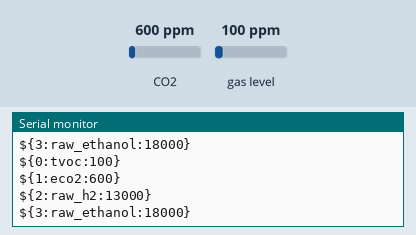
The sketch below on a simulated Arduino Uno, built with avr-gcc and run on an emulated ATmega328P. Shown: the last lines printed to the serial monitor. The inputs (shaded band) are chosen by the test bench; at power-on: CO2 600 ppm, gas level 100 ppm.

Above: at 1.8 s.
1.9 s: CO2 set to 452 ppm
At 2.8 s:
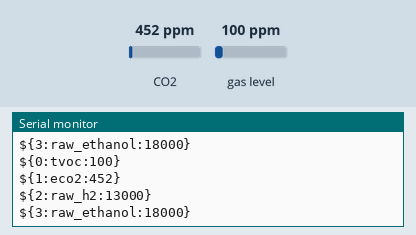
3.4 s: gas level set to 20 ppm
4.9 s: CO2 set to 1050 ppm
At 5.6 s:
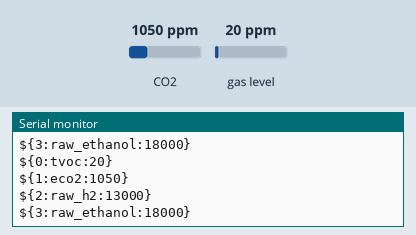
Timing chart, 0 to 7.9 s (numbered marks = the images above; inputs shaded):
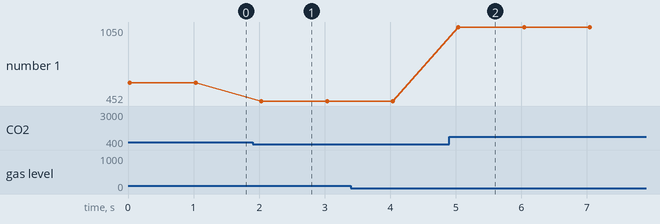

Measured:
- after the input at 1.9 s, the serial monitor: prints a new line after 0.13 s (image 1)
- after the input at 4.9 s, the serial monitor: prints a new line after 0.14 s (image 2)
- plotted number 1: 600 → 452 after the input at 1.9 s, 452 → 1050 after the input at 4.9 s

The sketch:

air_quality_demo.ino
```cpp
#include <Wire.h>
#include "Adafruit_SGP30.h"
#include "busyboard.h"

publishedVar<int> TVOC(0,"tvoc");
publishedVar<int> eCO2(0,"eco2");
publishedVar<int> rawH2(0,"raw_h2");
publishedVar<int> rawEthanol(0,"raw_ethanol");
publishedVar<int> TVOC_base(0,"tvoc_base");
publishedVar<int> eCO2_base(0,"eco2_base");

Adafruit_SGP30 sgp;

/* return absolute humidity [mg/m^3] with approximation formula
* @param temperature [°C]
* @param humidity [%RH]
*/
uint32_t getAbsoluteHumidity(float temperature, float humidity) {
    // approximation formula from Sensirion SGP30 Driver Integration chapter 3.15
    const float absoluteHumidity = 216.7f * ((humidity / 100.0f) * 6.112f * exp((17.62f * temperature) / (243.12f + temperature)) / (273.15f + temperature)); // [g/m^3]
    const uint32_t absoluteHumidityScaled = static_cast<uint32_t>(1000.0f * absoluteHumidity); // [mg/m^3]
    return absoluteHumidityScaled;
}

void commSetup()
{
  Serial.print("${SERIAL");
  Serial.print(TVOC.getIdString());
  Serial.print(eCO2.getIdString());
  Serial.print(rawH2.getIdString());
  Serial.print(rawEthanol.getIdString());
  Serial.print(TVOC_base.getIdString());
  Serial.print(eCO2_base.getIdString());

  Serial.println("}");
}

void setup() {

  Serial.begin(57600);
  while (!Serial) { delay(10); } // Wait for serial console to open!
  commSetup();

  if (!sgp.begin()){
    Serial.println("Sensor not found :(");
    while (1);
  }

  Serial.print("Found SGP30 serial #");
  Serial.print(sgp.serialnumber[0], HEX);
  Serial.print(sgp.serialnumber[1], HEX);
  Serial.println(sgp.serialnumber[2], HEX);

  // If you have a baseline measurement from before you can assign it to start, to 'self-calibrate'
  //sgp.setIAQBaseline(0x8E68, 0x8F41);  // Will vary for each sensor!
}

int counter = 0;
void loop() {
  // If you have a temperature / humidity sensor, you can set the absolute humidity to enable the humditiy compensation for the air quality signals
  //float temperature = 22.1; // [°C]
  //float humidity = 45.2; // [%RH]
  //sgp.setHumidity(getAbsoluteHumidity(temperature, humidity));

  if (sgp.IAQmeasure())
  {
    TVOC = sgp.TVOC;
    eCO2 = sgp.eCO2;
  }
  if (sgp.IAQmeasureRaw())
  {
    rawH2 = sgp.rawH2;
    rawEthanol = sgp.rawEthanol;
  }

  delay(1000);

  counter++;
  if (counter == 30) {
    Serial.println("Getting baseline values...");
    counter = 0;
    uint16_t eCO2_base_tmp, TVOC_base_tmp;
    if (sgp.getIAQBaseline(&eCO2_base_tmp, &TVOC_base_tmp)) {
      eCO2_base = eCO2_base_tmp;
      TVOC_base = TVOC_base_tmp;
    }
  }
}
```
